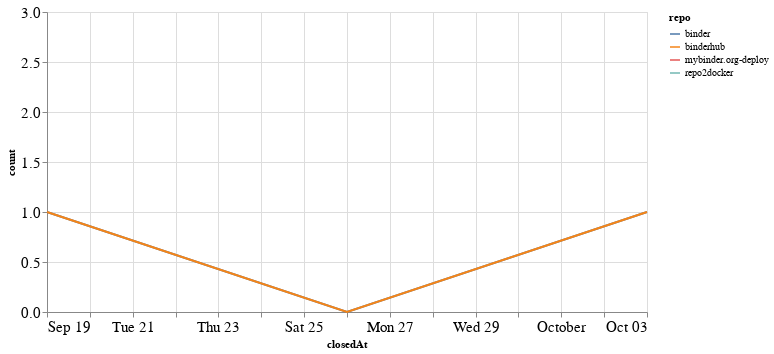

Notebook cell for this chart:
### Code cell
closed_by_time = closed_by.groupby('repo').resample('W', on='closedAt').count()['author'].reset_index()
closed_by_time = closed_by_time.rename(columns={'author': 'count'})

alt.Chart(closed_by_time, width=600).mark_line().encode(
    x='closedAt',
    y='count',
    color='repo',
    tooltip="repo"
)

### Figure 1 — Vega-Lite specification as saved in the notebook (floating-point values rounded to 4 significant figures)
{"config": {"axisLeft": {"labelFontSize": 15}, "axisBottom": {"labelFontSize": 15}}, "data": {"name": "data-730a7128ccea07d072a76af426eb2ec7"}, "mark": "line", "encoding": {"color": {"type": "nominal", "field": "repo"}, "tooltip": {"type": "nominal", "field": "repo"}, "x": {"type": "temporal", "field": "closedAt"}, "y": {"type": "quantitative", "field": "count"}}, "width": 600, "$schema": "https://vega.github.io/schema/vega-lite/v4.8.1.json", "datasets": {"data-730a7128ccea07d072a76af426eb2ec7": [{"repo": "binder", "closedAt": "2021-09-19T00:00:00", "count": 1}, {"repo": "binder", "closedAt": "2021-09-26T00:00:00", "count": 0}, {"repo": "binder", "closedAt": "2021-10-03T00:00:00", "count": 1}, {"repo": "binderhub", "closedAt": "2021-09-19T00:00:00", "count": 1}, {"repo": "binderhub", "closedAt": "2021-09-26T00:00:00", "count": 0}, {"repo": "binderhub", "closedAt": "2021-10-03T00:00:00", "count": 1}, {"repo": "mybinder.org-deploy", "closedAt": "2021-09-26T00:00:00", "count": 3}, {"repo": "repo2docker", "closedAt": "2021-09-19T00:00:00", "count": 1}]}}
